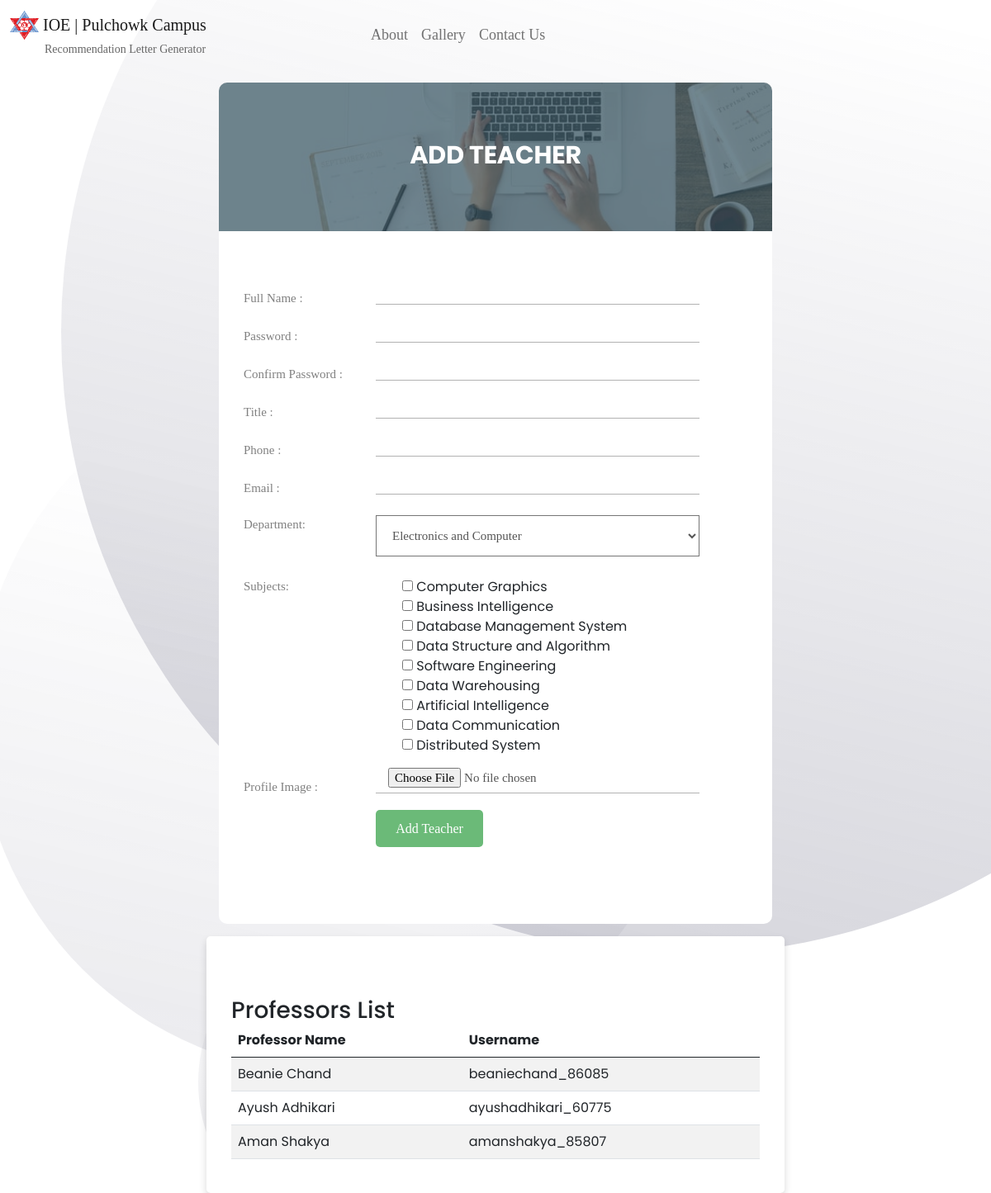
The app's page /adminDashboard, older data.
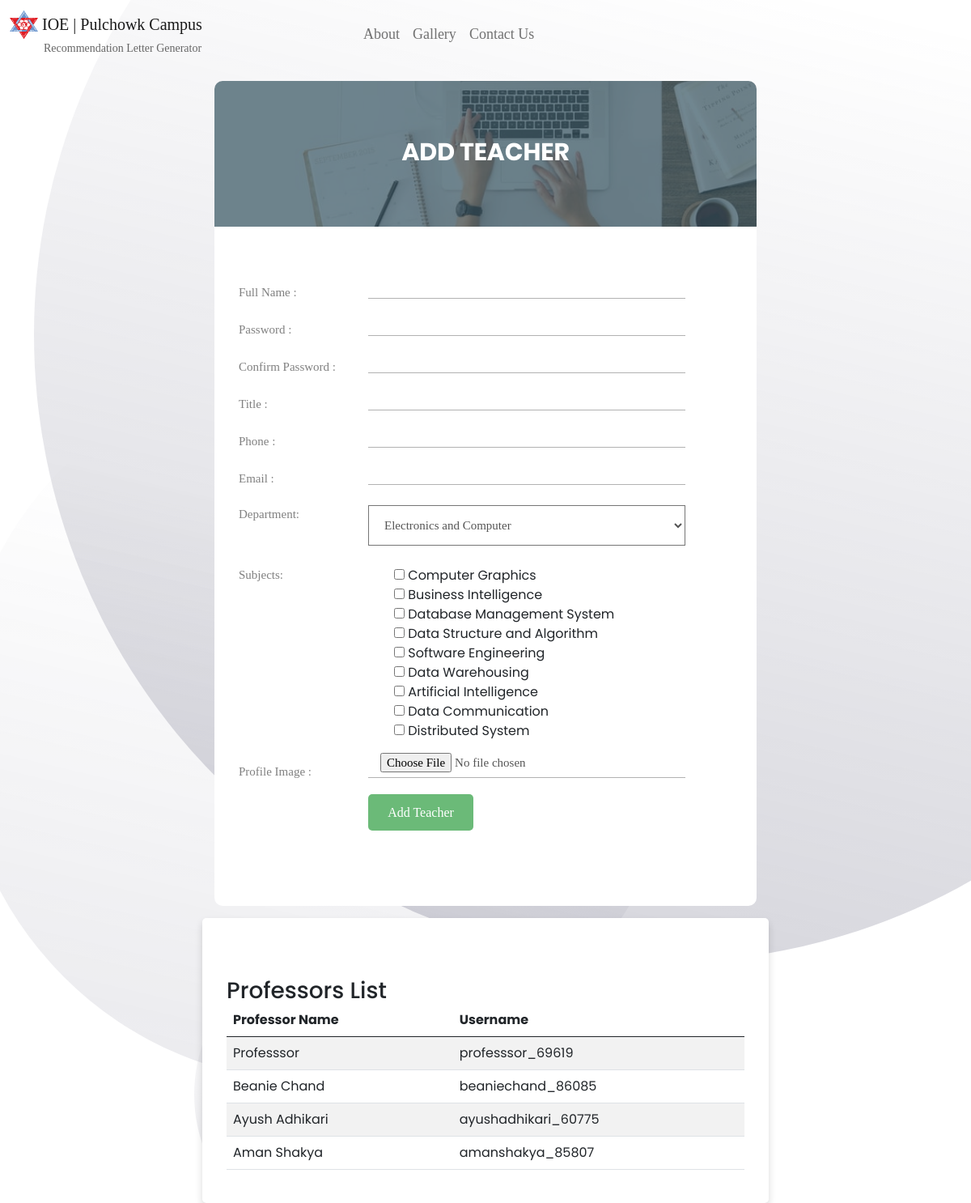
The same page, newer data.
### home/models.py (models this page shows, shortened)
class TeacherInfo(models.Model):
    unique_id = models.CharField(max_length=10, null=True)
    name = models.CharField(max_length=40,null=True,blank=True)
    title = models.CharField(max_length=30,null=True,blank=True)
    phone = models.CharField(max_length=15,null=True,blank=True)
    email = models.EmailField()
    department = models.ForeignKey(Department,on_delete=CASCADE)
    images = models.ImageField(upload_to='images/', blank=True, default="cute_baby.gif")
    subjects = models.ManyToManyField(Subject)
    class Meta:
        db_table = 'TeacherInfo'

### home/views.py (the view)
# urls.py: path('adminDashboard', views.adminDashboard, name='adminDashboard'),
def adminDashboard(request):
    if request.method == 'POST':
        form = TeacherInfoForm(request.POST, request.FILES)
        if form.is_valid():
            email = request.POST.get('email')
            if TeacherInfo.objects.filter(email=email).exists():
                messages.warning(request, 'Another teacher with the same email already exists.')
                return redirect('adminDashboard')
            unique_id = generate_unique_id()
            while TeacherInfo.objects.filter(unique_id=unique_id).exists():
                unique_id = generate_unique_id()
            teacher_info = form.save(commit=False)
            teacher_info.unique_id = unique_id
            teacher_info.save()
            uname = teacher_info.name.lower().replace('dr. ', '').replace(' ', '') + "_" + unique_id
            user = User.objects.create_user(
                username=uname,
                password=form.cleaned_data['password'],  # Password is taken from the cleaned data
                first_name=teacher_info.name,
                last_name= '/' + unique_id             # 78batch: seniors had made to input last name as /unique id
            )
            user.email = teacher_info.email
            user.save()
            form.save_m2m()
            messages.success(request, 'Teacher added successfully!')
            send_mail('Account Created Successfully', f'Dear sir,\n  Your account has been created in Recommendation Letter Generator. Your username is {uname}. Please login to verify. If you get any problem please contact us.  \n Link: http://recommendation-generator.bct.itclub.pp.ua/  \n \nBest Regards, \nIoe Recommendation Letter Generator', 'ioerecoletter@gmail.com', [teacher_info.email], fail_silently=False)
            return redirect('adminDashboard')
        else:
            messages.error(request, 'An error occurred while adding the teacher. Please try again.')
            return redirect('adminDashboard')
    else:
        form = TeacherInfoForm()
    departments = Department.objects.all()
    subjects = Subject.objects.all()
    teachers = TeacherInfo.objects.all()
    teacher_usernames = {}
    for teacher in teachers:
        teacher_usernames[teacher.name] = f"{teacher.name.lower().replace('dr. ', '').replace(' ', '')}_{teacher.unique_id}"
    reversed_teacher_usernames = OrderedDict(reversed(list(teacher_usernames.items())))
    return render(request, 'adminDashboard.html', {
        'form': form,
        'departments': departments,
        'subjects': subjects,
        'professors': reversed_teacher_usernames
    })

### home/forms.py (shortened to what this page needs)
class TeacherInfoForm(forms.ModelForm):
    password = forms.CharField(widget=forms.PasswordInput, required=True)
    confirm_password = forms.CharField(widget=forms.PasswordInput, required=True)
    class Meta:
        model = TeacherInfo
        fields = ['name', 'title', 'phone', 'email', 'department', 'images', 'subjects']
        widgets = {
            'subjects': forms.CheckboxSelectMultiple(),  # Or use forms.SelectMultiple() if you prefer a dropdown
        }

### home/models.py (called while the page is built)
    def __str__(self):
        return str(self.sub_name)

### templates/adminDashboard.html (shortened to what the changed rows need)
{% extends 'base.html' %}
{% block body %}
<div class="limiter">
    <div class="container">
        <div class="mt-5">
            <table class="table table-striped">
                <thead>
                    <tr>
                        <th scope="col">Professor Name</th>
                        <th scope="col">Username</th>
                    </tr>
                </thead>
                <tbody>
                    {% if professors %}
                    {% for name, username in professors.items %}
                    <tr>
                        <td>{{ name }}</td>
                        <td>{{ username }}</td>
                    </tr>
                    {% endfor %}
                    {% else %}
                    <tr>
                        <td colspan="2">No professors found.</td>
                    </tr>
                    {% endif %}
                </tbody>
            </table>
        </div>
    </div>
</div>
{% endblock body %}

Row changes from the older to the newer data that the page shows:
added TeacherInfo: professors "Professsor"
Text that changed along with them:
new list line: "professsor_69619"
